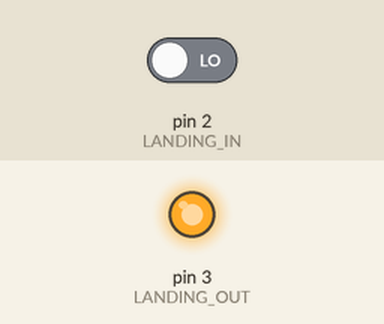
Bench run of a sketch on a simulated Arduino Uno, built with avr-gcc and run on an emulated ATmega328P. On the bench: output pins drawn as LEDs (lit = HIGH). Inputs (shaded band) come from the test bench; at power-on: pin 2 (LANDING_IN) LOW. Pins used as bus, display or sensor lines are not drawn.

Above: at 0.1 s.
Timing chart, 0 to 1.6 s (numbered marks = the images above):
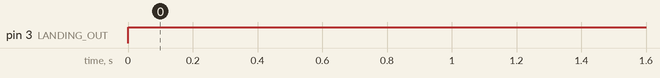

Measured:
- by itself, pin 3 (LANDING_OUT): LOW → HIGH at 0.00 s

The sketch:

lighting_controller.ino
```cpp
/* Dash 8 lighting controller
 *  Controls
 *  1. Two anti-collision strobe pairs (two red strobes on fuselage, two red strobes on wingtips, timed separately)
 *  2. Landing lights controlled by receiver channel.  When channel duty cycle exceeds 8%, landing lights are activated
 */

// Wiring: pin definitions
#define LANDING_IN 2 // PWM signal input
#define LANDING_OUT 3   // White landing lights
#define STROBE_RD_OUT 4 // Red strobes on fuselage
#define STROBE_WT_OUT 5 // White strobes on wingtip

// Strobe timing data (milliseconds)
#define STROBE_ON_TIME 100
#define STROBE_PERIOD 1000
#define STROBE_OFFSET 400 // Offset between red and white strobes

// Landing light state data
int landing;
int landing_debounce;
#define LANDING_PERIOD 1000 // milliseconds, threshold between on/off control
#define LANDING_DEBOUNCE 50 // PWM intervals for debounce

// PWM timer data
volatile unsigned long pwm_rising;
volatile unsigned long pwm_falling;

int pwm_int[LANDING_DEBOUNCE];

// Handler for PWM input rising edge, which sets landing light state
void pwm_handler()
{
  if(digitalRead(LANDING_IN)){
    pwm_rising = micros();
  }
  else {
    pwm_falling = micros();
  }
}

void setup() {
  // Setup pins
  pinMode(STROBE_RD_OUT,OUTPUT);
  pinMode(STROBE_WT_OUT,OUTPUT);
  pinMode(LANDING_OUT,OUTPUT);
  pinMode(LANDING_IN,INPUT);

  // Setup PWM input timer
  pwm_rising=0;
  pwm_falling=0;

  // Configure PWM input to catch first rising edge
  attachInterrupt(digitalPinToInterrupt(LANDING_IN),pwm_handler,CHANGE);

  // Landing light state
  landing = 0;
  landing_debounce = 0;

//  Serial.begin(9600);
}

void loop() {
  // Red strobe control
  if( (millis() % STROBE_PERIOD) < STROBE_ON_TIME ) {
    digitalWrite(STROBE_RD_OUT,1);
  }
  else {
    digitalWrite(STROBE_RD_OUT,0);
  }

  // White strobe control
  if( ((millis()-STROBE_OFFSET) % STROBE_PERIOD) < STROBE_ON_TIME ) {
    digitalWrite(STROBE_WT_OUT,1);
  }
  else {
    digitalWrite(STROBE_WT_OUT,0);
  }

  // Landing lights debounce logic
  for( int i = LANDING_DEBOUNCE-1; i > 0; i -- ){
    pwm_int[i] = pwm_int[i-1];
  }
  pwm_int[0]=pwm_falling-pwm_rising;
  if( pwm_int[0] < LANDING_PERIOD/2 ){
    pwm_int[0] = LANDING_PERIOD;
  }

  double pwm=0;
  for( int i = 0; i < LANDING_DEBOUNCE; i ++ ){
    pwm += pwm_int[i]/LANDING_DEBOUNCE;
  }
  //Serial.println(pwm);

  /*
  if( pwm > LANDING_PERIOD ){
    landing = 1;
  }
  else{
    landing = 0;
  }*/

  // Force landing lights on
  landing = 1;

  // Light the landing lights
  if( landing ){
    digitalWrite(LANDING_OUT,1);
  }
  else{
    digitalWrite(LANDING_OUT,0);
  }
}
```
